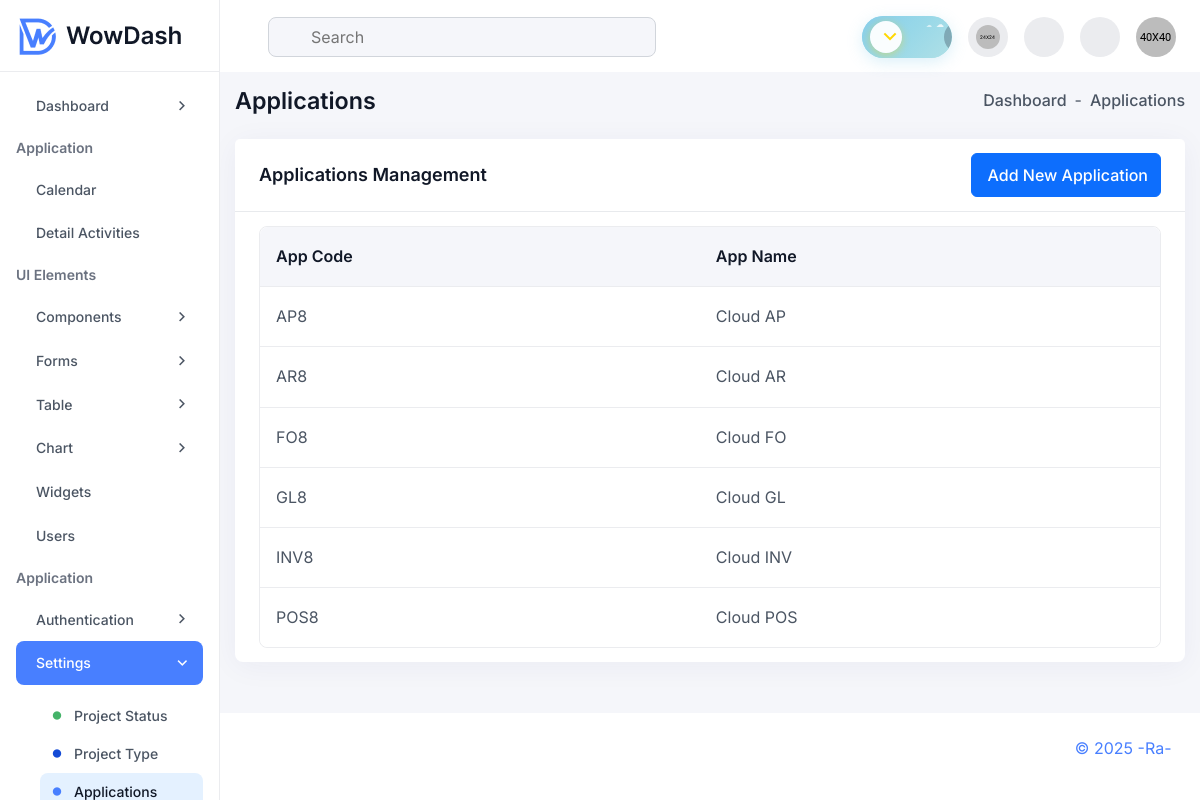
Page /applications.php on the committed database.
### tables this page shows
CREATE TABLE IF NOT EXISTS applications (
    id INT AUTO_INCREMENT PRIMARY KEY,
    app_code VARCHAR(20) UNIQUE,
    app_name VARCHAR(100) NOT NULL,
    created_at TIMESTAMP DEFAULT CURRENT_TIMESTAMP,
    updated_at TIMESTAMP DEFAULT CURRENT_TIMESTAMP ON UPDATE CURRENT_TIMESTAMP
);

### applications_functions.php (called while the page is built, shortened)
<?php
class ApplicationsManager {
    private $conn;
    public function __construct($conn) {
        $this->conn = $conn;
    }
    public function getAllApplications() {
        $sql = "SELECT * FROM applications ORDER BY app_code";
        $result = $this->conn->query($sql);
        $applications = [];
        if ($result->num_rows > 0) {
            while ($row = $result->fetch_assoc()) {
                $applications[] = $row;
            }
        }
        return $applications;
    }
}
?>

### applications.php (the view, shortened to what this page needs)
<?php
include './partials/layouts/layoutTop.php';
include_once './applications_functions.php';
$manager = new ApplicationsManager($conn);
$applications = $manager->getAllApplications();
?>
        <div class="dashboard-main-body">
            <div class="d-flex flex-wrap align-items-center justify-content-between gap-3 mb-24">
                <h6 class="fw-semibold mb-0">Applications</h6>
                <ul class="d-flex align-items-center gap-2">
                    <li class="fw-medium">
                        <a href="index.php" class="d-flex align-items-center gap-1 hover-text-primary">
                            Dashboard
                        </a>
                    </li>
                    <li>-</li>
                    <li class="fw-medium">Applications</li>
                </ul>
            </div>
            <div class="row gy-4">
                <div class="col-12">
                    <div class="card">
                        <div class="card-header">
                            <div class="d-flex flex-wrap align-items-center justify-content-between gap-3">
                                <h5 class="card-title mb-0">Applications Management</h5>
                                <button class="btn btn-primary" data-bs-toggle="modal" data-bs-target="#addAppModal">
                                    Add New Application
                                </button>
                            </div>
                        </div>
                        <div class="card-body">
                            <div class="table-responsive">
                                <table class="table bordered-table mb-0" id="applicationsTable">
                                    <thead>
                                        <tr>
                                            <th scope="col">App Code</th>
                                            <th scope="col">App Name</th>
                                        </tr>
                                    </thead>
                                    <tbody>
                                        <?php foreach ($applications as $app): ?>
                                        <tr class="app-row" data-app-id="<?= $app['id'] ?>" data-app-code="<?= $app['app_code'] ?>" data-app-name="<?= htmlspecialchars($app['app_name']) ?>">
                                            <td><?= $app['app_code'] ?></td>
                                            <td><?= htmlspecialchars($app['app_name']) ?></td>
                                        </tr>
                                        <?php endforeach; ?>
                                    </tbody>
                                </table>
                            </div>
                        </div>
                    </div>
                </div>
            </div>
        </div>
<?php include './partials/layouts/layoutBottom.php' ?>

### partials/layouts/layoutTop.php
<!DOCTYPE html>
<html lang="en" data-theme="light">
<?php include './partials/head.php' ?>
<body>
    <?php include './partials/sidebar.php' ?>
    <main class="dashboard-main">
        <?php include './partials/navbar.php' ?>

### partials/head.php (shortened to what this page needs)
<head>
    <link rel="stylesheet" href="assets/css/remixicon.css">
    <link rel="stylesheet" href="assets/css/lib/bootstrap.min.css">
    <link rel="stylesheet" href="assets/css/lib/apexcharts.css">
    <link rel="stylesheet" href="assets/css/lib/dataTables.min.css">
    <link rel="stylesheet" href="assets/css/lib/editor-katex.min.css">
    <link rel="stylesheet" href="assets/css/lib/editor.atom-one-dark.min.css">
    <link rel="stylesheet" href="assets/css/lib/editor.quill.snow.css">
    <link rel="stylesheet" href="assets/css/lib/flatpickr.min.css">
    <link rel="stylesheet" href="assets/css/lib/full-calendar.css">
    <link rel="stylesheet" href="assets/css/lib/jquery-jvectormap-2.0.5.css">
    <link rel="stylesheet" href="assets/css/lib/magnific-popup.css">
    <link rel="stylesheet" href="assets/css/lib/slick.css">
    <link rel="stylesheet" href="assets/css/lib/prism.css">
    <link rel="stylesheet" href="assets/css/lib/file-upload.css">
    <link rel="stylesheet" href="assets/css/lib/audioplayer.css">
    <link rel="stylesheet" href="assets/css/style.css">
    <link rel="stylesheet" href="assets/css/sidebar-custom.css">
</head>

### partials/sidebar.php (shortened to what this page needs)
<aside class="sidebar">
    <div>
        <a href="index.php" class="sidebar-logo">
            <img src="assets/images/logo.png" alt="site logo" class="light-logo">
        </a>
    </div>
    <div class="sidebar-menu-area">
        <ul class="sidebar-menu" id="sidebar-menu">
            <li class="dropdown">
                <a href="javascript:void(0)">
                    <span>Dashboard</span>
                </a>
            </li>
            <li class="sidebar-menu-group-title">Application</li>
            <li>
                <a href="calendar-main.php">
                    <span>Calendar</span>
                </a>
            </li>
            <li>
                <a href="detail-activities.php">
                    <span>Detail Activities</span>
                </a>
            </li>
            <li class="sidebar-menu-group-title">UI Elements</li>
            <li class="dropdown">
                <a href="javascript:void(0)">
                    <span>Components</span>
                </a>
            </li>
            <li class="dropdown">
                <a href="javascript:void(0)">
                    <span>Forms</span>
                </a>
            </li>
            <li class="dropdown">
                <a href="javascript:void(0)">
                    <span>Table</span>
                </a>
            </li>
            <li class="dropdown">
                <a href="javascript:void(0)">
                    <span>Chart</span>
                </a>
            </li>
            <li>
                <a href="widgets.php">
                    <span>Widgets</span>
                </a>
            </li>
            <li>
                <a href="users-list.php">
                    <span>Users</span>
                </a>
            </li>
            <li class="sidebar-menu-group-title">Application</li>
            <li class="dropdown">
                <a href="javascript:void(0)">
                    <span>Authentication</span>
                </a>
            </li>
            <li class="dropdown">
                <a href="javascript:void(0)">
                    <span>Settings</span>
                </a>
                <ul class="sidebar-submenu">
                    <li>
                        <a href="project-status.php"><i class="ri-circle-fill circle-icon text-success-main w-auto"></i> Project Status</a>
                    </li>
                    <li>
                        <a href="project-type.php"><i class="ri-circle-fill circle-icon text-info-main w-auto"></i> Project Type</a>
                    </li>
                    <li>
                        <a href="applications.php"><i class="ri-circle-fill circle-icon text-primary-600 w-auto"></i> Applications</a>
                    </li>
                </ul>
            </li>
        </ul>
    </div>
</aside>

### partials/navbar.php (shortened to what this page needs)
<div class="navbar-header">
            <div class="row align-items-center justify-content-between">
                <div class="col-auto">
                    <div class="d-flex flex-wrap align-items-center gap-4">
                        <form class="navbar-search">
                            <input type="text" name="search" placeholder="Search">
                        </form>
                    </div>
                </div>
                <div class="col-auto">
                    <div class="d-flex flex-wrap align-items-center gap-3">
                        <div class="theme-toggle-wrapper">
                            <button type="button" data-theme-toggle class="theme-toggle-btn">
                                <div class="toggle-slider">
                                    <div class="toggle-icon toggle-icon-light">
                                        <iconify-icon icon="solar:sun-bold" class="icon"></iconify-icon>
                                    </div>
                                    <div class="toggle-icon toggle-icon-dark">
                                        <iconify-icon icon="solar:moon-bold" class="icon"></iconify-icon>
                                    </div>
                                </div>
                            </button>
                        </div>
                        <div class="dropdown d-none d-sm-inline-block">
                            <button class="has-indicator w-40-px h-40-px bg-neutral-200 rounded-circle d-flex justify-content-center align-items-center" type="button" data-bs-toggle="dropdown">
                                <img src="assets/images/lang-flag.png" alt="image" class="w-24 h-24 object-fit-cover rounded-circle">
                            </button>
                        </div>
                        <div class="dropdown">
                            <button class="has-indicator w-40-px h-40-px bg-neutral-200 rounded-circle d-flex justify-content-center align-items-center" type="button" data-bs-toggle="dropdown">
                            </button>
                        </div>
                        <div class="dropdown">
                            <button class="has-indicator w-40-px h-40-px bg-neutral-200 rounded-circle d-flex justify-content-center align-items-center" type="button" data-bs-toggle="dropdown">
                            </button>
                        </div>
                        <div class="dropdown">
                            <button class="d-flex justify-content-center align-items-center rounded-circle" type="button" data-bs-toggle="dropdown">
                                <img src="assets/images/user.png" alt="image" class="w-40-px h-40-px object-fit-cover rounded-circle">
                            </button>
                        </div>
                    </div>
                </div>
            </div>
        </div>

### partials/footer.php (shortened to what this page needs)
<footer class="d-footer">
    <div class="row align-items-center justify-content-between">
        <div class="col-auto">
            <p  class="text-primary-600">© 2025 -Ra- <span class="mb-0"></span> </p>
        </div>
    </div>
</footer>

### partials/layouts/layoutBottom.php (shortened to what this page needs)
<?php include './partials/footer.php' ?>
</main>
</body>
</html>

### applications.php (style rules this page uses)
.app-row { transition: all 0.3s ease; cursor: pointer; }
.table tbody tr { border-bottom: 1px solid #e9ecef; }
.table tbody tr:last-child { border-bottom: none; }
.btn { transition: all 0.2s ease; }

### rows in the picture
applications: app_code "AP8", app_name "Cloud AP"
applications: app_code "AR8", app_name "Cloud AR"
applications: app_code "FO8", app_name "Cloud FO"
applications: app_code "GL8", app_name "Cloud GL"
applications: app_code "INV8", app_name "Cloud INV"
applications: app_code "POS8", app_name "Cloud POS"
